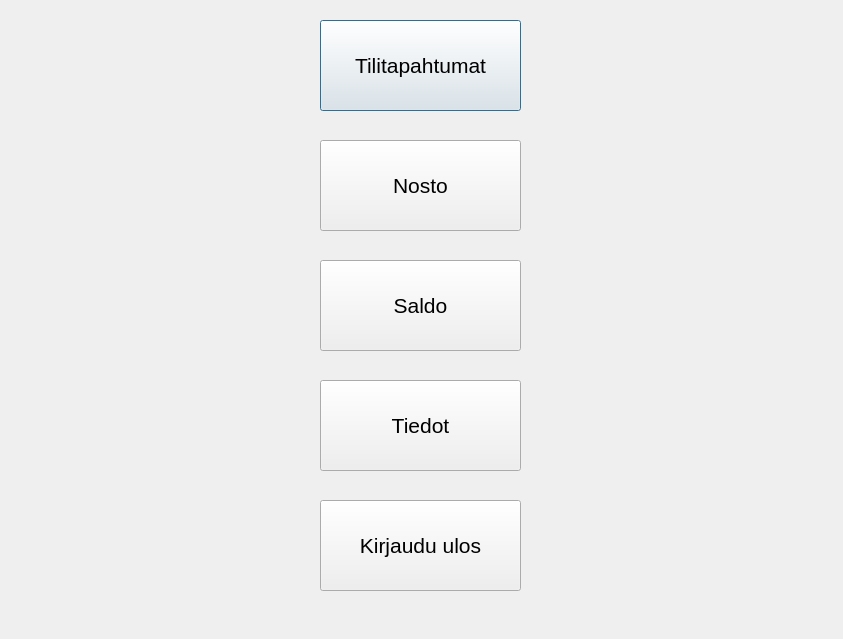
<?xml version="1.0" encoding="UTF-8"?>
<ui version="4.0">
 <class>Aloitus_valikko</class>
 <widget class="QDialog" name="Aloitus_valikko">
  <property name="geometry">
   <rect>
    <x>0</x>
    <y>0</y>
    <width>843</width>
    <height>639</height>
   </rect>
  </property>
  <property name="windowTitle">
   <string>Dialog</string>
  </property>
  <widget class="QPushButton" name="pushButton">
   <property name="geometry">
    <rect>
     <x>320</x>
     <y>20</y>
     <width>201</width>
     <height>91</height>
    </rect>
   </property>
   <property name="font">
    <font>
     <pointsize>16</pointsize>
    </font>
   </property>
   <property name="text">
    <string>Tilitapahtumat</string>
   </property>
  </widget>
  <widget class="QPushButton" name="pushButton_2">
   <property name="geometry">
    <rect>
     <x>320</x>
     <y>140</y>
     <width>201</width>
     <height>91</height>
    </rect>
   </property>
   <property name="font">
    <font>
     <pointsize>16</pointsize>
    </font>
   </property>
   <property name="text">
    <string>Nosto</string>
   </property>
  </widget>
  <widget class="QPushButton" name="pushButton_3">
   <property name="geometry">
    <rect>
     <x>320</x>
     <y>260</y>
     <width>201</width>
     <height>91</height>
    </rect>
   </property>
   <property name="font">
    <font>
     <pointsize>16</pointsize>
    </font>
   </property>
   <property name="text">
    <string>Saldo</string>
   </property>
  </widget>
  <widget class="QPushButton" name="pushButton_4">
   <property name="geometry">
    <rect>
     <x>320</x>
     <y>380</y>
     <width>201</width>
     <height>91</height>
    </rect>
   </property>
   <property name="font">
    <font>
     <pointsize>16</pointsize>
    </font>
   </property>
   <property name="text">
    <string>Tiedot</string>
   </property>
  </widget>
  <widget class="QPushButton" name="pushButton_5">
   <property name="geometry">
    <rect>
     <x>320</x>
     <y>500</y>
     <width>201</width>
     <height>91</height>
    </rect>
   </property>
   <property name="font">
    <font>
     <pointsize>16</pointsize>
    </font>
   </property>
   <property name="text">
    <string>Kirjaudu ulos</string>
   </property>
  </widget>
 </widget>
 <resources/>
 <connections/>
</ui>
